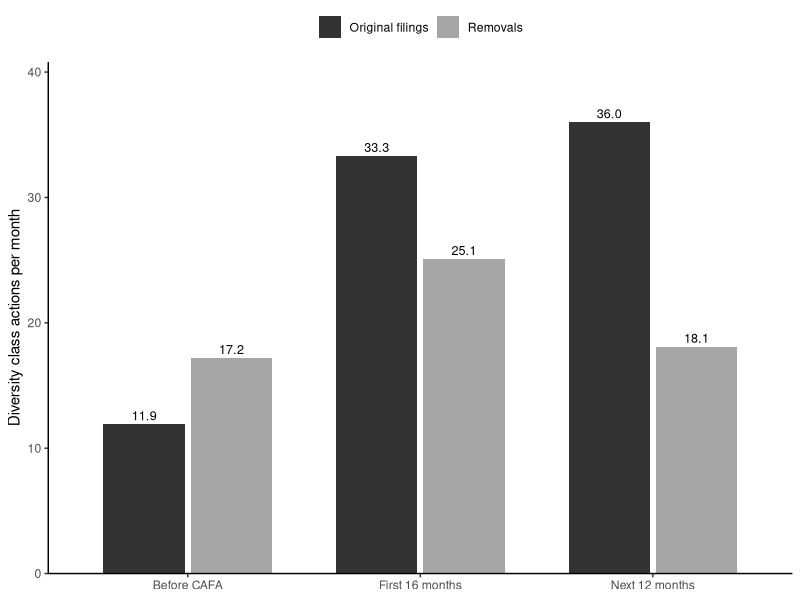
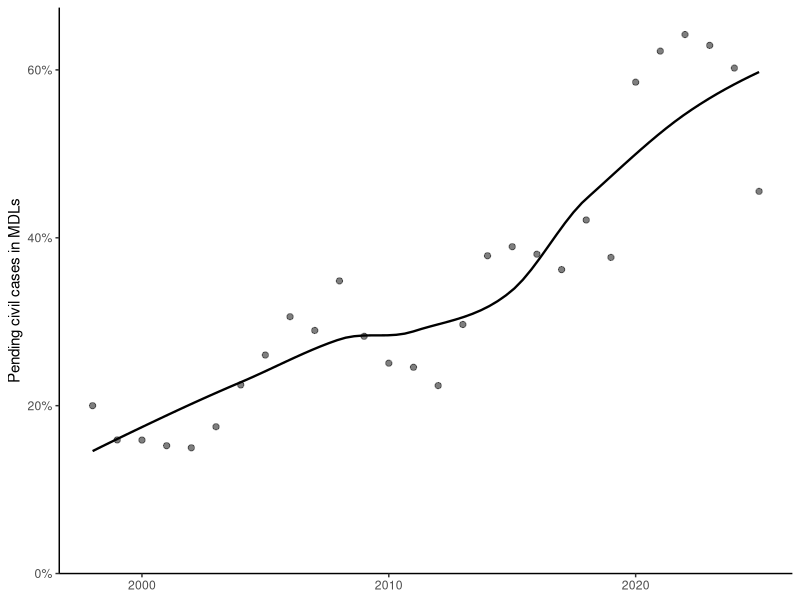

Generate these figures, in order, with R:
## ---- chunk 1
#| label: fig-cafa
#| fig-alt: "Bar chart of diversity class actions per month in 88 federal district courts. Before CAFA (July 2001 to January 2005), original filings averaged 11.9 and removals 17.2. In the first 16 months after CAFA, filings averaged 33.3 and removals 25.1. In the next 12 months, filings averaged 36.0 and removals 18.1."
#| fig-cap: "Diversity class actions per month in 88 federal district courts, before and after CAFA took effect on February 18, 2005. Original filings roughly tripled; removals rose briefly and then fell back to their earlier level. Federal-question class actions, which far outnumber diversity cases, also grew over the period (from 188.5 to 258.3 filings a month), mostly because of Fair Labor Standards Act collective actions rather than CAFA. Counts include any case with class allegations and only the lead case of a consolidated group. Source: Emery G. Lee III & Thomas E. Willging, Fed. Jud. Ctr., *The Impact of the Class Action Fairness Act of 2005 on the Federal Courts: Fourth Interim Report to the Judicial Conference Advisory Committee on Civil Rules* 6 (2008)."
#| echo: false
#| fig-width: 6.5
#| fig-height: 3.2
library(ggplot2)

cafa <- read.csv("data/cafa_fjc_2008.csv")
cafa$period <- factor(cafa$period, levels = unique(cafa$period))

ggplot(cafa, aes(period, per_month, fill = origin)) +
  geom_col(position = position_dodge(width = 0.75), width = 0.7) +
  geom_text(aes(label = format(per_month, nsmall = 1)),
            position = position_dodge(width = 0.75), vjust = -0.4, size = 3.2) +
  scale_fill_manual(values = c("Original filings" = "grey20", "Removals" = "grey65"), name = NULL) +
  scale_y_continuous(limits = c(0, 40), expand = expansion(mult = c(0, 0.02))) +
  labs(x = NULL, y = "Diversity class actions per month") +
  theme_classic(base_size = 11) +
  theme(legend.position = "top")
## ---- chunk 2
#| label: fig-mdl-share
#| fig-alt: "Scatterplot of the share of pending federal civil cases that were in multidistrict litigation, 1998 to 2025, with a smoothed trend rising from about 15 to 20 percent to a peak of 64 percent in 2022, then falling to about 46 percent in 2025."
#| fig-cap: "Actions pending in MDL proceedings as a share of all pending federal civil cases, as of September 30 of each year, 1998--2025. The 2020--2024 surge reflects the 3M Combat Arms earplug MDL, whose more than 200,000 directly filed cases are counted in both figures. The curve is a LOESS fit. Sources: Admin. Off. of the U.S. Cts., *Judicial Business of the United States Courts* tbls. S-20, C-1 (1998--2025)."
#| echo: false
#| fig-width: 6.5
#| fig-height: 3.5
library(ggplot2)

mdl <- read.csv("data/mdl_share.csv")

ggplot(mdl, aes(year, pct_mdl)) +
  geom_smooth(method = "loess", formula = y ~ x, se = FALSE,
              colour = "black", linewidth = 0.8) +
  geom_point(size = 1.8, alpha = 0.5) +
  scale_y_continuous(limits = c(0, NA), labels = function(x) paste0(x, "%"),
                     expand = expansion(mult = c(0, 0.05))) +
  labs(x = NULL, y = "Pending civil cases in MDLs") +
  theme_classic(base_size = 11)
